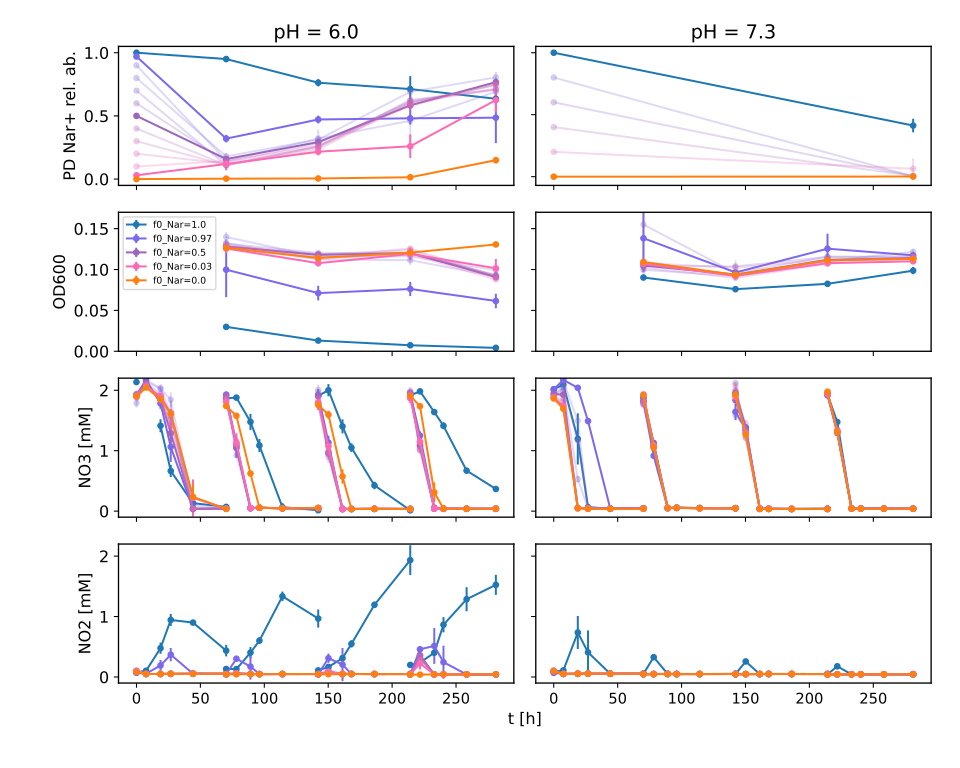

Source code (Python):
import sys
sys.path.append('functions/')
from matplotlib.colors import LinearSegmentedColormap
import matplotlib.pyplot as plt
import numpy as np
import pandas as pd
import bmgdata as bd
import glob
from matplotlib.pyplot import cm

pHs = [6, 7.3]

#choose initial conditions to show in bold
f0_pseudos_to_plot = [0, 0.03, 0.5, 0.97, 1]
alpha_small = 0.25

#load OD data, sorted by cycle
filenames = sorted(glob.glob('data/KC_OD600_*_FF_cycle*_OD_endpoint_*.csv'))
meta_filename = 'data/plate1_metadata.csv'
meta = pd.read_csv(meta_filename,index_col=0).dropna(how='all')  #import metadata

#generate array of initial relative abundance conditions
rhizo_f0s = np.setdiff1d(np.unique(meta["rhizo_f0"]),['O2_control', 'blank', 'presumed_blank'])

#set up colormap to indicate initial relative abundances
colors = ['mediumslateblue', 'tab:purple', 'hotpink'] 
cmap = LinearSegmentedColormap.from_list(
        "Custom", colors, N=20)

#define plot parameters
dot_size = 4
linewidth = 1.5

#start at cycle 1
cycle = 1

ODs = np.empty((len(filenames), len(pHs), len(rhizo_f0s)))
ODs[:] = np.nan
OD_stds = np.empty((len(filenames), len(pHs), len(rhizo_f0s)))
OD_stds[:] = np.nan

#generate OD matrices
for filename in filenames:
    OD_data_frame = bd.read_abs_endpoint(filename)
    OD_data_frame = OD_data_frame[OD_data_frame.index.isin(meta.index)]
    blank_idx = (meta["rhizo_f0"] == "blank")
    avg_blank_ODs = np.mean(OD_data_frame[blank_idx])
    for i in range(len(pHs)):
        for j in range(len(rhizo_f0s)):
            idx = (meta["pH"] == pHs[i]) & (meta["rhizo_f0"] == str(rhizo_f0s[j]))
            OD_val = np.mean(OD_data_frame[idx]) - avg_blank_ODs
            OD_std = np.std(OD_data_frame[idx])
            ODs[cycle-1,i,j] = OD_val
            OD_stds[cycle-1,i,j] = OD_std
    #iterate over cycles
    cycle = cycle + 1


plt.rcParams['svg.fonttype'] = 'none'
plt.rcParams['axes.linewidth'] = 1
plt.rcParams['xtick.labelsize'] = 11
plt.rcParams['text.usetex'] = False
plt.rcParams['font.size'] = 12

fig, axs = plt.subplots(4,2,figsize=(10,8), sharex = True, sharey = False)

pHs = [6, 7.3]

cycle = 1
num_cycles = 4
last_t = 0
t_to_add = 0
endpoint_ts = [0]

#plot metabolite dynamics
for k in range(num_cycles):
    last_t = last_t + t_to_add
    met_file = 'data/cycle'+str(cycle)+'_metabolite_dynamics.pkl'
    all_experiments = pd.read_pickle(met_file)
    for experiments in all_experiments:
        for experiment in experiments:
            for i in range(len(pHs)):
                for j in range(len(rhizo_f0s)):
                    if (float(rhizo_f0s[j]) in f0_pseudos_to_plot):
                        label = True
                        alpha = 1
                    else:
                        label = False
                        alpha = alpha_small
                    if experiment.f0_pseudo == rhizo_f0s[j]:
                        if experiment.pH == pHs[i]:
                            if float(rhizo_f0s[j]) == 0:
                                color_val = 'tab:blue'
                            elif float(rhizo_f0s[j]) == 1:
                                color_val = 'tab:orange'
                            else:
                                color_val =  cmap(float(rhizo_f0s[j]))
                            
                            axs[2][i].errorbar(last_t+experiment.t,np.mean(experiment.A, axis=0), yerr = np.std(experiment.A, axis=0), marker = 'o', markersize = dot_size, ecolor = color_val, color = color_val, linewidth = linewidth, alpha = alpha)
                            axs[3][i].errorbar(last_t+experiment.t,np.mean(experiment.I, axis=0), yerr = np.std(experiment.I, axis=0), marker = 'o',markersize = dot_size,ecolor = color_val, color = color_val, linewidth = linewidth, alpha = alpha)

                            axs[2][0].set_ylabel('NO3 [mM]')
                            axs[3][0].set_ylabel('NO2 [mM]')
                            axs[2][i].set_ylim([-0.1, 2.2])
                            axs[3][i].set_ylim([-0.1, 2.2])
                            t_to_add = experiment.t[-1]
    #iterate cycle and time
    cycle=cycle+1
    endpoint_ts.append(last_t+ t_to_add)

#plot OD dynamics
for i in range(len(pHs)):
    for j in range(len(rhizo_f0s)):
        if (float(rhizo_f0s[j]) in f0_pseudos_to_plot):
            label = True
            alpha = 1
        else:
            label = False
            alpha = alpha_small
        if float(rhizo_f0s[j]) == 0:
            color_val = 'tab:blue'
        elif float(rhizo_f0s[j]) == 1:
            color_val = 'tab:orange'
        else:
            color_val =  cmap(float(rhizo_f0s[j]))
        if label:
            axs[0+1][i].errorbar(endpoint_ts[1:], ODs[:,i,j], yerr = OD_stds[:,i,j], marker = 'o', markersize = dot_size, ecolor = color_val, color = color_val, linewidth = linewidth, label = 'f0_Nar='+str(round(1 - float(rhizo_f0s[j]),2)), alpha = alpha)
        else:
            axs[0+1][i].errorbar(endpoint_ts[1:], ODs[:,i,j], yerr = OD_stds[:,i,j], marker = 'o', markersize = dot_size, ecolor = color_val, color = color_val, linewidth = linewidth, alpha = alpha)
            
        axs[0+1][0].legend(prop={'size': 7})
        axs[0+1][0].set_ylabel('OD600')
        axs[0+1][i].set_ylim([0, 0.17])


#load relative abundance dynamics
f = np.load('data/rel_ab_dynamics.npz')
nar_rel_abs = f['nar_rel_abs']
nar_rel_abs_stds = f['nar_rel_abs_stds']
pHs_vals = f['pHs_vals']
rhizo_f0s_vals = f['rhizo_f0s_vals']
endpt_vals = []

#plot relative abundance dynamics
for j in range(len(pHs_vals)):
    for k in range(len(rhizo_f0s_vals)):
        if (float(rhizo_f0s_vals[k]) in f0_pseudos_to_plot):
            label = True
            alpha = 1
        else:
            label = False
            alpha = alpha_small
        if rhizo_f0s_vals[k] == 0:
            color_val = 'tab:blue'
            avg=True
        elif rhizo_f0s_vals[k] == 1:
            color_val = 'tab:orange'
            avg=False
        else:
            color_val = cmap(rhizo_f0s_vals[k])
            avg = True
        if pHs_vals[j] == 7.3:
            if nar_rel_abs[j,k,-1] != 0:
                axs[0][j].errorbar([endpoint_ts[0],endpoint_ts[-1]], [nar_rel_abs[j,k,0],nar_rel_abs[j,k,-1]], yerr = [nar_rel_abs_stds[j,k,0],nar_rel_abs_stds[j,k,-1]], marker = 'o', markersize = dot_size, color = color_val, ecolor = color_val, linewidth = linewidth, alpha = alpha)
        else:
            axs[0][j].errorbar(endpoint_ts, nar_rel_abs[j,k,:], yerr = nar_rel_abs_stds[j,k,:], marker = 'o', markersize = dot_size, color = color_val,  ecolor = color_val, linewidth = linewidth, alpha = alpha)
            endpt_vals.append(nar_rel_abs_stds[j,k,-1])
        axs[0][j].set_title('pH = ' + str(pHs_vals[j]))#, fontsize = 8.0)
        axs[0][0].set_ylabel('PD Nar+ rel. ab.')#, fontsize = 8.0)


for i in range(4):
    axs[i][1].axes.yaxis.set_ticklabels([])
    
#plt.subplots_adjust(left=0.15, bottom=0.17, right=0.9, top=0.83, wspace=0.02, hspace=0.06)
fig.add_subplot(111, frameon=False)

# hide tick and tick label of the big axes                                                                                                                                                     
plt.tick_params(labelcolor='none', top=False, bottom=False, left=False, right=False)
plt.grid(False)
plt.xlabel("t [h]")
fig.tight_layout()
plt.savefig('Fig5_v3.svg')
plt.savefig('Fig5_v3.png')
plt.show()
